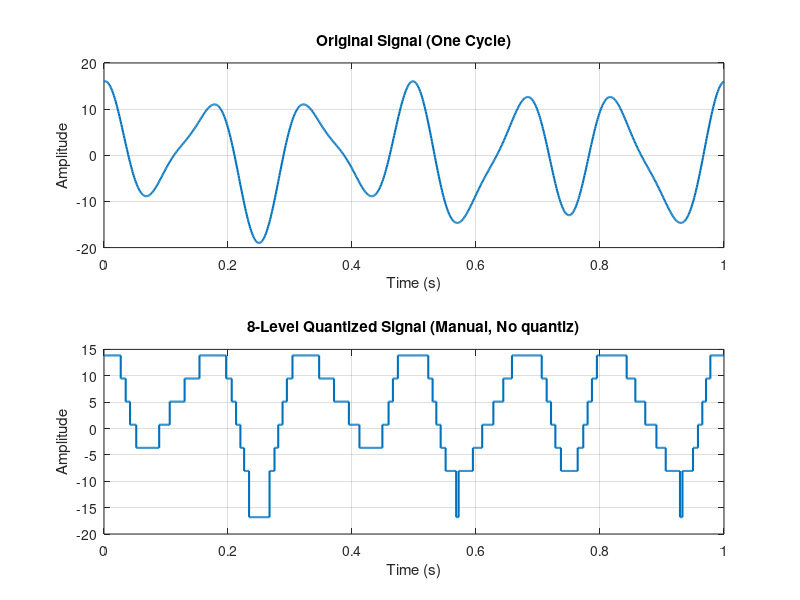

This figure's MATLAB source:
clc;
clear;
close all;

% D 23-54391-3
E = 9; F = 1; G = 3;

a1 = G + 1;  
a2 = F + 2; 
a3 = E + 3;  

f1 = E + 1;  
f2 = F + 2;  
f3 = G + 3;  

fs = 1000;

f0 = gcd(gcd(f1,f2),f3); 
T0 = 1/f0;

t1 = 0:1/fs:T0;

x_cycle = a1*cos(2*pi*f1*t1) + ...
          a2*sin(2*pi*f2*t1) + ...
          a3*cos(2*pi*f3*t1);

L = 8;                  
xmin = min(x_cycle);
xmax = max(x_cycle);

delta = (xmax - xmin)/L;  

partition = xmin + delta*(1:L-1);

codebook = xmin + delta/2 + delta*(0:L-1);

xq = zeros(size(x_cycle));

for k = 1:length(x_cycle)
    if x_cycle(k) <= partition(1)
        idx = 1;
    elseif x_cycle(k) > partition(end)
        idx = L;
    else
        idx = find(x_cycle(k) <= partition, 1, 'first');
        idx = idx + 0;
        idx = idx;
        idx = idx + 1;
    end
    xq(k) = codebook(idx);
end

figure;

subplot(2,1,1)
plot(t1, x_cycle, 'LineWidth', 1.5)
title('Original Signal (One Cycle)')
xlabel('Time (s)')
ylabel('Amplitude')
xlim([0 T0])
grid on

subplot(2,1,2)
stairs(t1, xq, 'LineWidth', 1.5)
title('8-Level Quantized Signal (Manual, No quantiz)')
xlabel('Time (s)')
ylabel('Amplitude')
xlim([0 T0])
grid on
